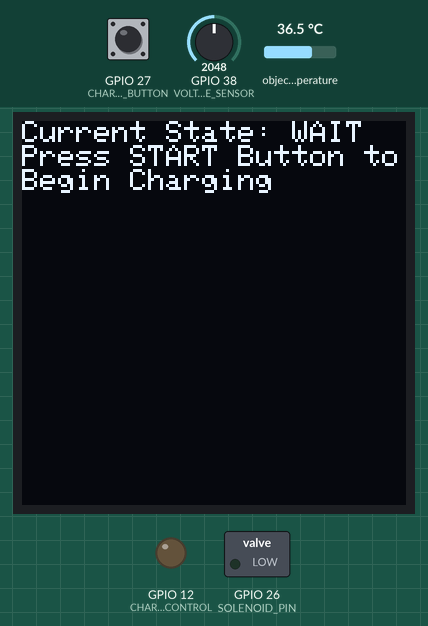
The sketch below on a simulated ESP32. On the bench: 128×128 one-colour display, switched loads named in the sketch (green lamp = pin HIGH), output pins drawn as LEDs (lit = HIGH). The inputs (shaded band) are chosen by the test bench; at power-on: GPIO 27 (CHARGE_BUTTON) HIGH, GPIO 38 (VOLTAGE_SENSOR) = 2048, object temperature 36.5 °C. What the sketch prints to the serial monitor is not drawn.

Above: at 1.2 s.
1.3 s: GPIO 27 (CHARGE_BUTTON) pulled LOW for 0.15 s
At 2.6 s:
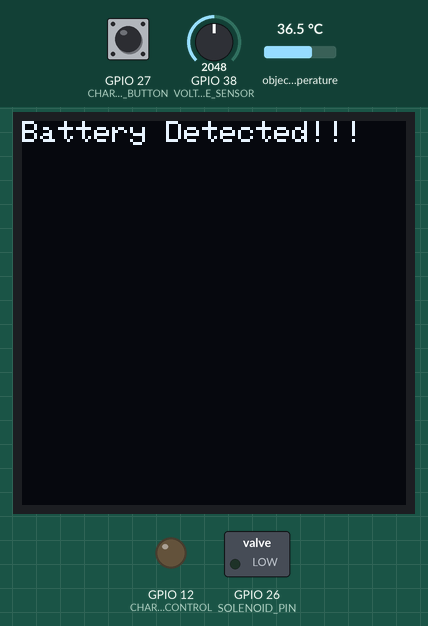
4.4 s: GPIO 38 (VOLTAGE_SENSOR) set to 0
At 7.1 s:
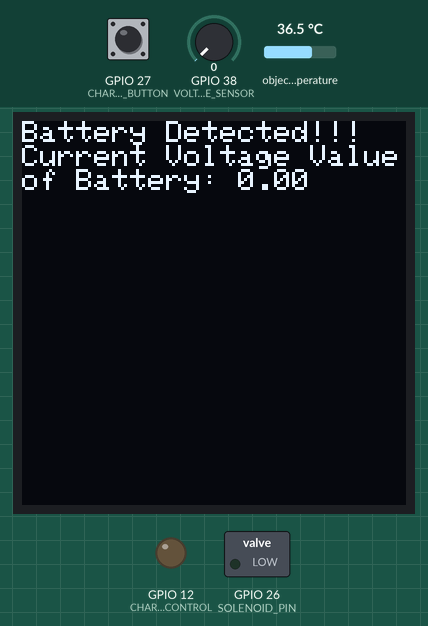
At 18.4 s:
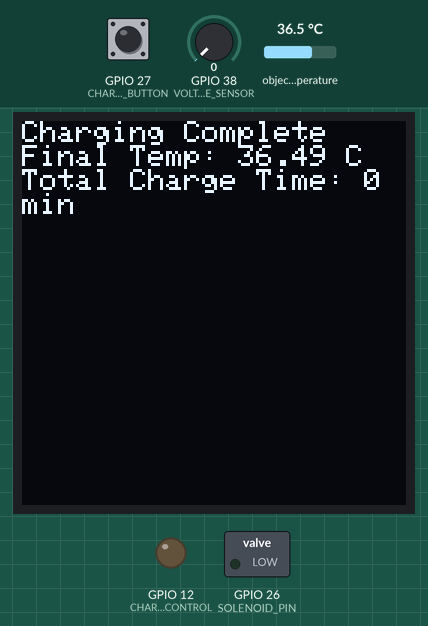
Timing chart, 0 to 29.7 s (numbered marks = the images above; inputs shaded):
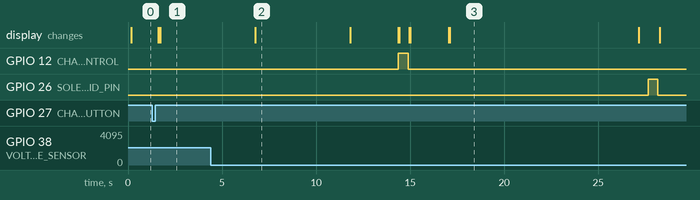

Measured:
- after the input at 1.3 s, the display: first changes after 0.30 s (image 1 shows a later state)
- what the display in image 2 shows lasts 5.0 s, from 6.8 s to 11.8 s

The sketch:

ChargeGuardProPlusRev2_6.ino
```cpp
#include <Wire.h>
#include <Adafruit_MLX90614.h>
#include <Adafruit_SH110X.h>  // Library for OLED

// Pin definitions
#define CHARGE_BUTTON 27
#define VOLTAGE_SENSOR A2
#define CHARGE_CONTROL 12
#define SOLENOID_PIN 26

// Voltage and temperature thresholds
#define V_MIN 0.6
#define V_MAX 5
#define TEMP_MIN 10
#define TEMP_MAX 30
#define CYCLE_MAX 4
#define CHARGE_TIME 1800000
#define REST_TIME 300000

// Temperature sensor base address
#define TEMP_SENSOR_BASE_ADDRESS 0x5A

// Sensor setup
Adafruit_MLX90614 temp_sensor = Adafruit_MLX90614();
Adafruit_SH1107 OLED(128, 128, &Wire, -1);

// Global variables
float voltage = 0.0;
float temp = 0.0;
unsigned long chargeStart = 0;
unsigned long chargeTotal = 0;
unsigned long lastPollTime = 0;
const unsigned long POLL_INTERVAL = 60000;

// State definitions
enum State_type { WAIT, CHECK_BATTERY, CHARGE, DONE };
State_type currentState = WAIT;

// Interrupt flag
volatile bool buttonPressed = false;

// Interrupt Service Routine (ISR)
void IRAM_ATTR handleButtonPress() {
  buttonPressed = true; // Set the flag when the button is pressed
}

void setup() {
  Serial.begin(115200);
  Serial.println("Setup started");
  Wire.begin();
  temp_sensor.begin();

  // OLED setup
  if (!OLED.begin(0x3C, true)) {
    Serial.println("OLED Setup Failed");
    for (;;);
  }

  OLED.clearDisplay();
  OLED.setTextSize(1);
  OLED.setTextColor(SH110X_WHITE);
  OLED.display();

  // Pin setup
  pinMode(CHARGE_BUTTON, INPUT_PULLUP); // Use pull-up resistor for button
  pinMode(CHARGE_CONTROL, OUTPUT);
  digitalWrite(CHARGE_CONTROL, LOW);
  pinMode(SOLENOID_PIN, OUTPUT);
  digitalWrite(SOLENOID_PIN, LOW);

  // Attach interrupt for button
  attachInterrupt(digitalPinToInterrupt(CHARGE_BUTTON), handleButtonPress, FALLING);

  Serial.println("Setup completed");
}

void loop() {
  float lastTemp = -1.0;  // Last displayed temperature
  float lastVoltage = -1.0; // Last displayed voltage

  switch (currentState) {
    case WAIT:
      Serial.println("In WAIT state");

      static bool displayUpdated = false;
      if (!displayUpdated) {
        clearDisplay();
        OLED.println("Current State: WAIT\nPress START Button to\nBegin Charging");
        OLED.display();
        displayUpdated = true;
      }

      // Check interrupt flag
      if (buttonPressed) {
        buttonPressed = false; // Clear the flag
        delay(250); // Debounce delay
        Serial.println("Button pressed. Transitioning to CHECK_BATTERY state.");
        currentState = CHECK_BATTERY;
        displayUpdated = false; // Reset for the next state
      }
      break;

      //Serial.print("line 92\n");
      break;
    case CHECK_BATTERY:
      //delay(10000);
      Serial.print("At the top of CHECK_BATTERY\n");
      clearDisplay();
      //voltage = readBatteryVoltage();
      Serial.print("Battery voltage in CHECK_BATTERY state: ");
      //Serial.println(voltage);

      if (isBatteryPresent()) {
        Serial.print("Battery Dtected!!!\n");
        clearDisplay();
        OLED.println("Battery Detected!!!");
        OLED.display();
        delay(5000);
        voltage = readBatteryVoltage();
        OLED.print("Current Voltage Value\nof Battery: ");
        OLED.println(voltage);
        OLED.display();
        delay(5000);

        //clearDisplay();
        //the below line of code should be if(checkVoltage()){ putting a 1 to troubleshoot code
        if(1){
          currentState = CHARGE;
        } else {
          currentState = WAIT;
        }
      } else {
        OLED.println("ERROR - Battery Not Present!!!");
        OLED.display();
        currentState = WAIT;
      }

      break;

case CHARGE:
    OLED.println("Entering CHARGE state\nStarting Charging NOW");
    OLED.display();
    delay(2500);
    clearDisplay();
    chargeTotal = 0; // Reset charge time at the beginning of each charge
    chargeStart = millis();

    for (int i = 0; i <= CYCLE_MAX; i++) {
        unsigned long cycleStartTime = millis();

        while (millis() - chargeStart < CHARGE_TIME) {
            // Read current temperature
            temp = temp_sensor.readObjectTempC();
            digitalWrite(CHARGE_CONTROL, HIGH);
            // Update OLED display only if temperature or voltage values have changed
            if (temp != lastTemp || voltage != lastVoltage) {
                if (temp != lastTemp) {
                    // Clear the temperature display area and update
                    OLED.fillRect(0, 16, 128, 16, 0); // Clear a rectangle for temperature display
                    OLED.setCursor(0, 16);
                    OLED.print("Temp: ");
                    OLED.print(temp, 1); // Display temperature with 1 decimal place
                    OLED.println(" C");
                }

                if (voltage != lastVoltage) {
                    // Clear the voltage display area and update
                    OLED.fillRect(0, 32, 128, 16, 0); // Clear a rectangle for voltage display
                    OLED.setCursor(0, 32);
                    OLED.print("Voltage: ");
                    OLED.print(voltage, 2); // Display voltage with 2 decimal places
                    OLED.println(" V");
                }

                OLED.display();

                // Update last displayed values
                lastTemp = temp;
                lastVoltage = voltage;
            }

            delay(500); // Brief delay to avoid excessive updates

            // Check if temperature is out of range
            if (temp <= TEMP_MIN || temp >= TEMP_MAX) {
                Serial.println("ERROR: Temperature out of range during charging.");
                digitalWrite(CHARGE_CONTROL, LOW); // Stop charging
                clearDisplay();
                OLED.println("ERROR - Temp Exceeded Range!");
                OLED.display();
                delay(2000);
                currentState = DONE;
                return;
            }

            // Poll voltage only during the polling interval
            if (millis() - lastPollTime >= POLL_INTERVAL) {
                lastPollTime = millis();

                // Stop charging temporarily to measure voltage
                digitalWrite(CHARGE_CONTROL, LOW); // Stop charging
                delay(500);

                // Read voltage
                voltage = readBatteryVoltage();

                // Check voltage only during polling
                if (!checkVoltage()) {
                    Serial.println("ERROR: Voltage out of range during charging.");
                    OLED.println("ERROR - Voltage Out of Range!");
                    OLED.display();
                    currentState = DONE;
                    return;
                }

                // Restart charging after voltage check
                digitalWrite(CHARGE_CONTROL, HIGH);
            }

            // Update total charge time
            chargeTotal = millis() - chargeStart;
        }
    }

    currentState = DONE; // Exit after charging cycles are complete
    break;


    case DONE:
      Serial.print("In the DONE state\n");
      displayChargingStats(temp, chargeTotal);
      delay(500); // Wait before resetting
      Serial.print("\nEjecting using Solenoid\n");
      digitalWrite(SOLENOID_PIN, HIGH); //eject battery using solenoid
      delay(500);
      Serial.print("\nRetracting Solenoid\n");
      digitalWrite(SOLENOID_PIN, LOW);

      currentState = WAIT;
      break;
  }
}

void clearDisplay() {
  OLED.clearDisplay();
  OLED.setCursor(0, 0);
  OLED.display();
  OLED.setCursor(0, 0);
}

int isBatteryPresent() {
  if(readBatteryVoltage() > 0.1) {
    Serial.print("In isBatteryPresent func\n");
    return 1;
  } else {
    return 0;
  }
}

float readBatteryVoltage() {
  float ADC_voltage = analogRead(VOLTAGE_SENSOR);
  //Serial.print("Line 194\n");
  //delay(10000);
  if (ADC_voltage > 0) {
    //Serial.print("In the readBatteryVoltage func, returning voltage value: "); Serial.print((ADC_voltage / 4095.0) * 3.3); Serial.print("\n");
    return ((ADC_voltage / 4095.0) * 3.3)*2;
  } else {
    Serial.println("Error: ADC_voltage is zero. Returning 0.");
    return 0.0;
  }
}

int checkVoltage() {
  voltage = readBatteryVoltage();

  Serial.print("Voltage in checkVoltage(): ");
  Serial.println(voltage);

  if (voltage > V_MIN && voltage <= V_MAX) {
    return 1; // Voltage within acceptable range
  } else if (voltage >= V_MAX) {
    OLED.println("Battery Fully Charged");
    OLED.display();
    delay(5000);
    currentState = DONE;
    //return 0;
  } else if (voltage < V_MIN) {
    OLED.println("ERROR - Battery Below Minimum Charging Voltage - Discard Battery");
    OLED.display();
    delay(5000);
    //return 0;
  } else {
    OLED.println("Unknown Error: Returning to WAIT State");
    OLED.display();
    delay(5000);
    currentState = DONE;
    //return 0;
  }
  return 0;
}

void displayChargingStats(float temp, unsigned long chargeTotal) {
  clearDisplay();
  OLED.println("Charging Complete");
  OLED.print("Final Temp: ");
  OLED.print(temp);
  OLED.println(" C");
  OLED.print("Total Charge Time: ");
  OLED.print(chargeTotal / 60000); // Time in minutes
  OLED.println(" min");
  OLED.display();
  delay(10000);
  clearDisplay();
}
```
